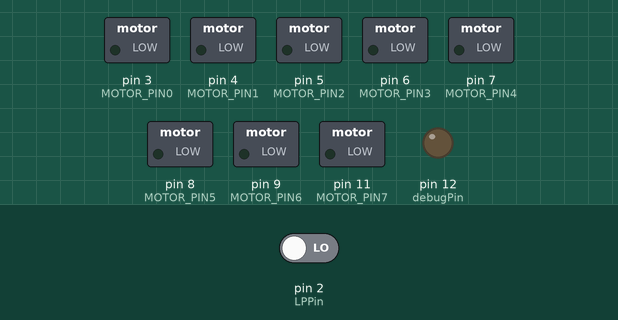
A sketch run on a simulated Arduino Uno, built with avr-gcc and run on an emulated ATmega328P. Parts: switched loads named in the sketch (green lamp = pin HIGH), output pins drawn as LEDs (lit = HIGH). The inputs (shaded band) are chosen by the test bench; at power-on: pin 2 (LPPin) LOW.

Above: at 1.1 s.
At 2.99 s:
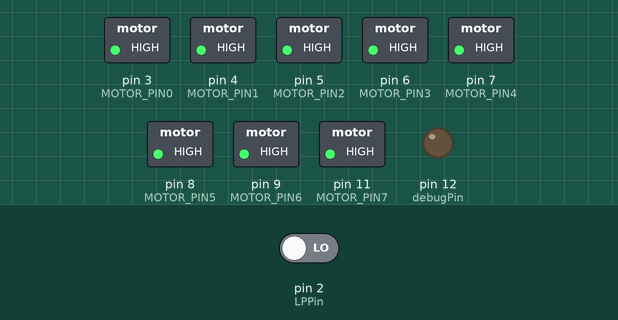
Timing chart, 0 to 3.6 s (numbered marks = the images above):
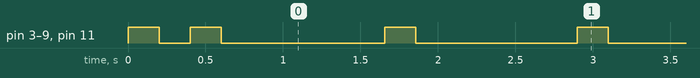

The sketch:

feedback_controller_duty.ino
```cpp
#define LPPin       PD2 //2
#define MOTOR_PIN0  PD3 //3
#define MOTOR_PIN1  PD4 //4
#define MOTOR_PIN2  PD5 //5
#define MOTOR_PIN3  PD6 //6
#define MOTOR_PIN4  PD7 //7
#define MOTOR_PIN5  PB0 //8
#define MOTOR_PIN6  PB1 //9
#define MOTOR_PIN7  PB3 //11
#define debugPin    PB4 //12

#define NO_CHANGE_MIN 1000 //~sec
#define TIMEOUT_MIN   1000 //~sec
#define COUNTER_MAX   250  //ms
#define PERIOD        1000 //µs

uint8_t dist[8];
uint8_t prev[8];
uint8_t duty[6] = {100, 70, 40, 35, 30, 0};

uint16_t timeout = 0;
uint16_t counter = 0;
byte dummy;
uint8_t LP = 0;
uint16_t no_change = 0;


void setup()
{
  Serial.begin(57600);
  DDRD |= (1<<MOTOR_PIN0) | (1<<MOTOR_PIN1) | (1<<MOTOR_PIN2) | (1<<MOTOR_PIN3) | (1<<MOTOR_PIN4);
  DDRB |= (1<<MOTOR_PIN5) | (1<<MOTOR_PIN6) | (1<<MOTOR_PIN7) | (1<<debugPin);

  write_all_high();
  delay(200);
  write_all_low();
  delay(200);
  write_all_high();
  delay(200);
  write_all_low();

  while(Serial.available() > 0) dummy = Serial.read();
}

//approx time:
void loop()
{
  //Check for LP mode
  if(LP == 0 && (PIND & 1<<LPPin)) LP = 1;
  else if(LP == 1 && !(PIND & 1<<LPPin)) LP = 0;

  //read full data packet of 5 bytes if available
  if(Serial.available() >= 5)
  {
    if(Serial.read() == 0xff)
    {
      read_bluetooth();
      timeout = 0;
    }
  }
  else timeout++;

  //if no signal for 1s, go into standby
  if(timeout >= TIMEOUT_MIN)
  {
    for(uint8_t i=0; i<=7; i++)
    {
      dist[i] = 0;
      timeout = 0;
    }
    write_all_high();
    delay(200);
    write_all_low();
  }


  //runs a PWM period if there was a change in dists,
  // or based on a long pulse pattern
  write_all_low(); //all motors initially off
  if(check_for_change() ||
     (LP == 0 && counter < COUNTER_MAX/2) ||
     (LP == 1 && counter < COUNTER_MAX/4))
  {
    delayMicroseconds(PERIOD * (100-duty[0])/100);
    for(uint8_t index=0; index<5; index++)
    {
      check_all(4-index);
      delayMicroseconds(PERIOD * (duty[index]-duty[index+1])/100);
    }
  }
  else
  {
    write_all_low();
    delayMicroseconds(PERIOD);
  }

  update_prev();
  counter++;
  if(counter >= COUNTER_MAX) counter = 0;
}

//*********************************************************//
// reads the 4-byte packet of sensor data from the sensor
//  controller
// TODO: adjust for magnetometer data packet
//*********************************************************//
void read_bluetooth()
{
  byte input0 = byte(Serial.read());  //read 1st byte
  byte input1 = byte(Serial.read());  //read 2nd byte
  byte input2 = byte(Serial.read());  //read 3rd byte
  byte input3 = byte(Serial.read());  //read 4th byte

  dist[4] =  uint8_t(input0 & 0x0F);
  dist[3] = uint8_t((input0 & 0xF0) >> 4);
  dist[2] =  uint8_t(input1 & 0x0F);
  dist[1] = uint8_t((input1 & 0xF0) >> 4);
  dist[0] =  uint8_t(input2 & 0x0F);
  dist[7] = uint8_t((input2 & 0xF0) >> 4);
  dist[6] =  uint8_t(input3 & 0x0F);
  dist[5] = uint8_t((input3 & 0xF0) >> 4);
}

//*********************************************************//
// writes 1 (turns off) to all of the motor pins
//*********************************************************//
void write_all_high()
{
  PORTD |= (1<<MOTOR_PIN0) | (1<<MOTOR_PIN1) | (1<<MOTOR_PIN2) | (1<<MOTOR_PIN3) | (1<<MOTOR_PIN4);
  PORTB |= (1<<MOTOR_PIN5) | (1<<MOTOR_PIN6) | (1<<MOTOR_PIN7);
}

//*********************************************************//
// writes 0 to all of the motor pins
//*********************************************************//
void write_all_low()
{
  PORTD &= ~((1<<MOTOR_PIN0) | (1<<MOTOR_PIN1) | (1<<MOTOR_PIN2) | (1<<MOTOR_PIN3) | (1<<MOTOR_PIN4));
  PORTB &= ~((1<<MOTOR_PIN5) | (1<<MOTOR_PIN6) | (1<<MOTOR_PIN7));
}

//*********************************************************//
// writes 0 (turns on) motors depending on their distance
//  range and what index (i) the pwm loop is at
//*********************************************************//
void check_all(uint8_t i)
{
    PORTD |= ((dist[0] > i) << MOTOR_PIN0)
           | ((dist[1] > i) << MOTOR_PIN1)
           | ((dist[2] > i) << MOTOR_PIN2)
           | ((dist[3] > i) << MOTOR_PIN3)
           | ((dist[4] > i) << MOTOR_PIN4);
    PORTB |= ((dist[5] > i) << MOTOR_PIN5)
           | ((dist[6] > i) << MOTOR_PIN6)
           | ((dist[7] > i) << MOTOR_PIN7);
}

//*********************************************************//
// updates the "prev" array with the current dists values
//*********************************************************//
void update_prev()
{
  for(uint8_t i=0; i<8; i++)
    prev[i] = dist[i];
}

//*********************************************************//
// checks if any dists values have changed
//*********************************************************//
uint8_t check_for_change()
{
  uint8_t diff = 0;
  for(uint8_t i=0; i<8; i++)
    if(prev[i] != dist[i]) diff = 1;

  if(diff == 0) no_change++;
  else no_change = 0;

  if(no_change > NO_CHANGE_MIN) return 0;
  return 1;
}
```

Measured:
- by itself, pin 3 (MOTOR_PIN0), pin 4 (MOTOR_PIN1), pin 5 (MOTOR_PIN2), pin 6 (MOTOR_PIN3), pin 7 (MOTOR_PIN4), pin 8 (MOTOR_PIN5), pin 9 (MOTOR_PIN6), pin 11 (MOTOR_PIN7): repeats every 1.3 s: HIGH 0.20 s, LOW 1.1 s
